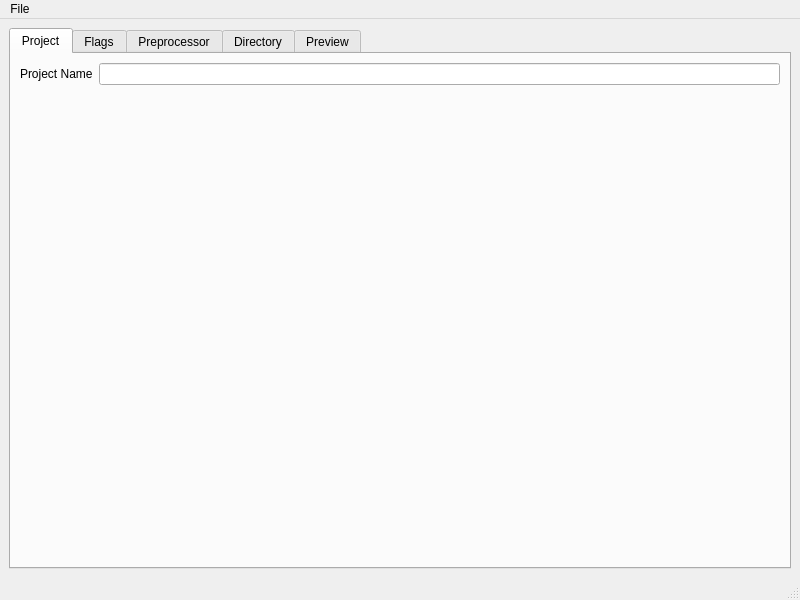
<?xml version="1.0" encoding="UTF-8"?>
<ui version="4.0">
 <class>MainWindow</class>
 <widget class="QMainWindow" name="MainWindow">
  <property name="geometry">
   <rect>
    <x>0</x>
    <y>0</y>
    <width>800</width>
    <height>600</height>
   </rect>
  </property>
  <property name="windowTitle">
   <string>MainWindow</string>
  </property>
  <widget class="QWidget" name="centralwidget">
   <layout class="QHBoxLayout" name="horizontalLayout_3">
    <item>
     <widget class="QTabWidget" name="tabWidget">
      <property name="currentIndex">
       <number>0</number>
      </property>
      <widget class="QWidget" name="projectTab">
       <attribute name="title">
        <string>Project</string>
       </attribute>
       <layout class="QVBoxLayout" name="verticalLayout">
        <item>
         <layout class="QHBoxLayout" name="horizontalLayout">
          <item>
           <widget class="QLabel" name="projectNameLbel">
            <property name="text">
             <string>Project Name</string>
            </property>
           </widget>
          </item>
          <item>
           <widget class="QLineEdit" name="projectNameEdit"/>
          </item>
         </layout>
        </item>
        <item>
         <spacer name="verticalSpacer">
          <property name="orientation">
           <enum>Qt::Vertical</enum>
          </property>
          <property name="sizeHint" stdset="0">
           <size>
            <width>20</width>
            <height>40</height>
           </size>
          </property>
         </spacer>
        </item>
       </layout>
      </widget>
      <widget class="QWidget" name="flagsTab">
       <attribute name="title">
        <string>Flags</string>
       </attribute>
       <layout class="QVBoxLayout" name="verticalLayout_3">
        <item>
         <layout class="QVBoxLayout" name="verticalLayout_2">
          <item>
           <widget class="QTableWidget" name="flagsTable">
            <column>
             <property name="text">
              <string>Key</string>
             </property>
            </column>
            <column>
             <property name="text">
              <string>Value</string>
             </property>
            </column>
           </widget>
          </item>
          <item>
           <layout class="QHBoxLayout" name="horizontalLayout_2">
            <item>
             <widget class="QPushButton" name="flagsAddBtn">
              <property name="text">
               <string>Add</string>
              </property>
             </widget>
            </item>
            <item>
             <widget class="QPushButton" name="flagsRemoveBtn">
              <property name="text">
               <string>Remove</string>
              </property>
             </widget>
            </item>
           </layout>
          </item>
         </layout>
        </item>
       </layout>
      </widget>
      <widget class="QWidget" name="preprocessorTab">
       <attribute name="title">
        <string>Preprocessor</string>
       </attribute>
       <layout class="QVBoxLayout" name="verticalLayout_4">
        <item>
         <widget class="QPlainTextEdit" name="definesEdit"/>
        </item>
       </layout>
      </widget>
      <widget class="QWidget" name="directoryTab">
       <attribute name="title">
        <string>Directory</string>
       </attribute>
       <layout class="QVBoxLayout" name="verticalLayout_7">
        <item>
         <layout class="QVBoxLayout" name="verticalLayout_6">
          <item>
           <layout class="QVBoxLayout" name="verticalLayout_5">
            <item>
             <widget class="QListWidget" name="includeList"/>
            </item>
            <item>
             <widget class="QPushButton" name="addIncludeBtn">
              <property name="text">
               <string>+</string>
              </property>
             </widget>
            </item>
            <item>
             <widget class="QTableWidget" name="sourcesTable">
              <column>
               <property name="text">
                <string>Executable</string>
               </property>
              </column>
              <column>
               <property name="text">
                <string>Source Files</string>
               </property>
              </column>
             </widget>
            </item>
           </layout>
          </item>
          <item>
           <layout class="QHBoxLayout" name="horizontalLayout_4">
            <item>
             <widget class="QPushButton" name="addSourceBtn">
              <property name="text">
               <string>Add</string>
              </property>
             </widget>
            </item>
            <item>
             <widget class="QPushButton" name="removeSourceBtn">
              <property name="text">
               <string>Remove</string>
              </property>
             </widget>
            </item>
           </layout>
          </item>
         </layout>
        </item>
       </layout>
      </widget>
      <widget class="QWidget" name="previewTab">
       <attribute name="title">
        <string>Preview</string>
       </attribute>
       <layout class="QVBoxLayout" name="verticalLayout_8">
        <item>
         <widget class="QPlainTextEdit" name="previewEdit"/>
        </item>
       </layout>
      </widget>
     </widget>
    </item>
   </layout>
  </widget>
  <widget class="QMenuBar" name="menubar">
   <property name="geometry">
    <rect>
     <x>0</x>
     <y>0</y>
     <width>800</width>
     <height>17</height>
    </rect>
   </property>
   <widget class="QMenu" name="menuExport">
    <property name="title">
     <string>File</string>
    </property>
    <addaction name="actionExport"/>
   </widget>
   <addaction name="menuExport"/>
  </widget>
  <widget class="QStatusBar" name="statusbar"/>
  <action name="actionExport">
   <property name="icon">
    <iconset resource="resources.qrc">
     <normaloff>:/Images/travis ci.png</normaloff>:/Images/travis ci.png</iconset>
   </property>
   <property name="text">
    <string>Export</string>
   </property>
   <property name="toolTip">
    <string>Export CMakeLists.txt</string>
   </property>
   <property name="shortcut">
    <string>Ctrl+E</string>
   </property>
  </action>
 </widget>
 <resources>
  <include location="resources.qrc"/>
 </resources>
 <connections/>
</ui>
